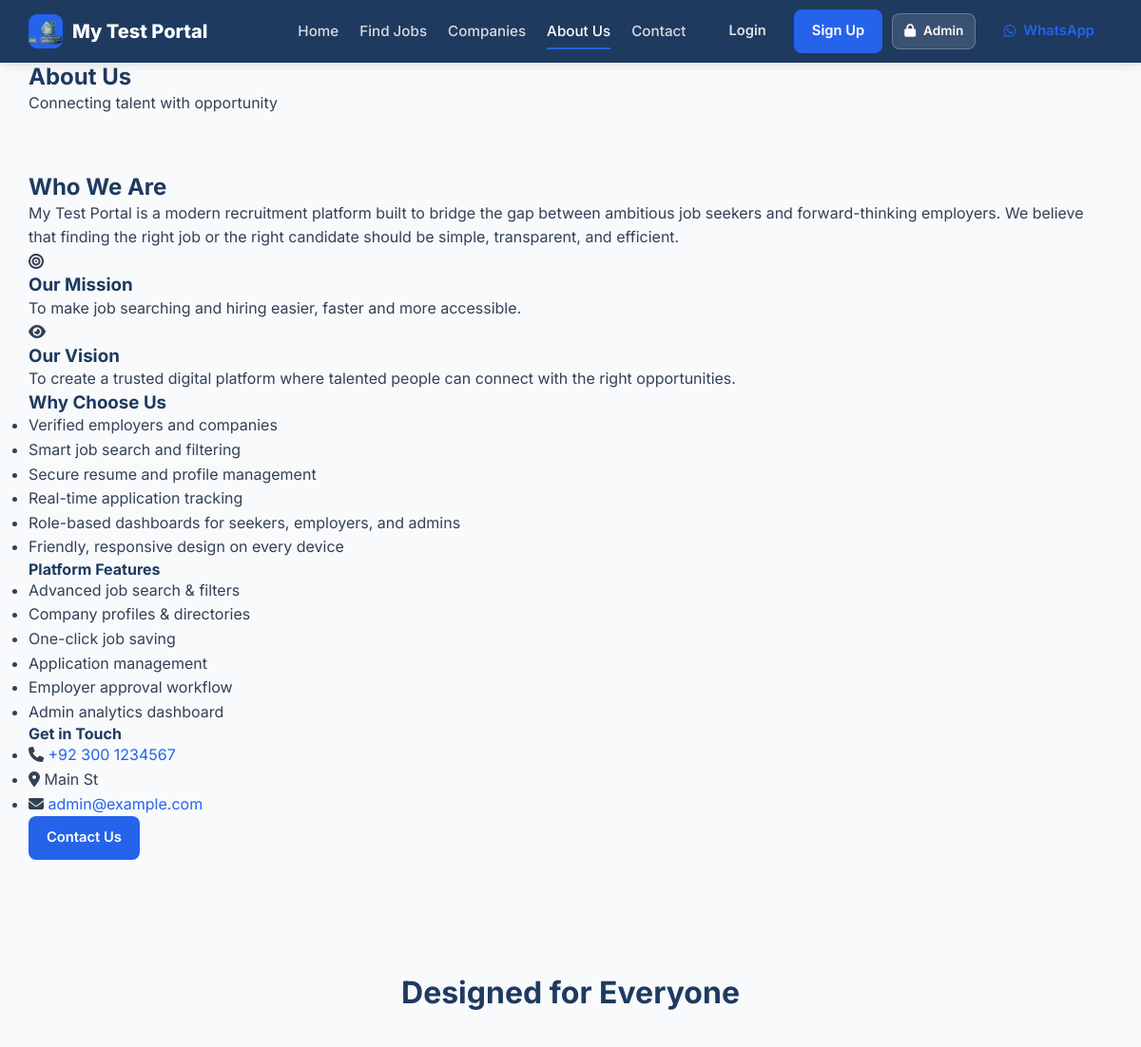
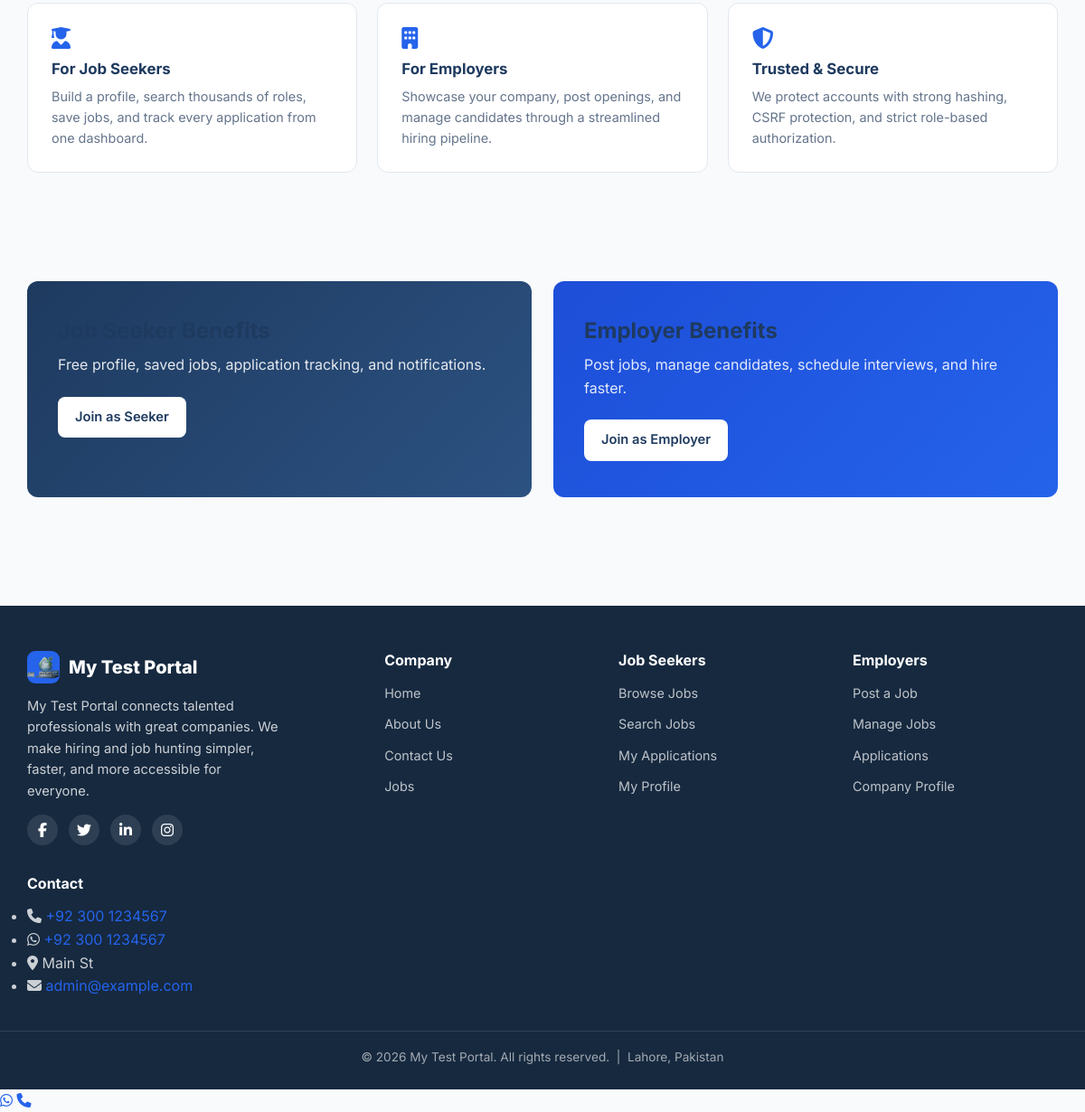
/about, run on the app's committed database (2 pictures, top to bottom).
### app/models/site_setting.py (models this page shows, shortened)
class SiteSetting(db.Model):
    __tablename__ = "site_settings"
    id = db.Column(db.Integer, primary_key=True)
    key = db.Column(db.String(80), unique=True, nullable=False, index=True)
    value = db.Column(db.Text, nullable=True)
    label = db.Column(db.String(120), nullable=True)
    group = db.Column(db.String(40), nullable=False, default="general")
    @classmethod
    def get_all(cls):
        return {s.key: s.value for s in cls.query.all()}

### app/routes/public/__init__.py (the view)
@bp.route("/about")
def about():
    return render_template("public/about.html", title="About Us")

### app/templates/public/about.html
{% extends "base.html" %}
{% block content %}
<section class="page-header">
    <div class="container">
        <h1>About Us</h1>
        <p>Connecting talent with opportunity</p>
    </div>
</section>
<section class="section">
    <div class="container about-layout">
        <div class="about-main">
            <h2>Who We Are</h2>
            <p>{{ site.SITE_NAME }} is a modern recruitment platform built to bridge the gap between ambitious job seekers and forward-thinking employers. We believe that finding the right job or the right candidate should be simple, transparent, and efficient.</p>
            <div class="mission-vision">
                <div class="mv-card">
                    <span class="mv-icon"><i class="fa-solid fa-bullseye"></i></span>
                    <h3>Our Mission</h3>
                    <p>To make job searching and hiring easier, faster and more accessible.</p>
                </div>
                <div class="mv-card">
                    <span class="mv-icon"><i class="fa-solid fa-eye"></i></span>
                    <h3>Our Vision</h3>
                    <p>To create a trusted digital platform where talented people can connect with the right opportunities.</p>
                </div>
            </div>
            <h3>Why Choose Us</h3>
            <ul class="check-list">
                <li>Verified employers and companies</li>
                <li>Smart job search and filtering</li>
                <li>Secure resume and profile management</li>
                <li>Real-time application tracking</li>
                <li>Role-based dashboards for seekers, employers, and admins</li>
                <li>Friendly, responsive design on every device</li>
            </ul>
        </div>
        <aside class="about-side">
            <div class="side-card">
                <h4>Platform Features</h4>
                <ul class="check-list">
                    <li>Advanced job search & filters</li>
                    <li>Company profiles & directories</li>
                    <li>One-click job saving</li>
                    <li>Application management</li>
                    <li>Employer approval workflow</li>
                    <li>Admin analytics dashboard</li>
                </ul>
            </div>
            <div class="side-card contact-snippet">
                <h4>Get in Touch</h4>
                <ul class="overview-list">
                    <li><i class="fa-solid fa-phone"></i> <a href="{{ site.SITE_PHONE_HREF }}">{{ site.SITE_PHONE_DISPLAY }}</a></li>
                    <li><i class="fa-solid fa-location-dot"></i> <span>{{ site.SITE_ADDRESS }}</span></li>
                    <li><i class="fa-solid fa-envelope"></i> <a href="mailto:{{ site.SITE_EMAIL }}">{{ site.SITE_EMAIL }}</a></li>
                </ul>
                <a href="{{ url_for('public.contact') }}" class="btn btn-primary btn-block">Contact Us</a>
            </div>
        </aside>
    </div>
</section>
<section class="section section-alt">
    <div class="container">
        <div class="section-head"><h2>Designed for Everyone</h2></div>
        <div class="feature-grid">
            <div class="feature-card">
                <i class="fa-solid fa-user-graduate"></i>
                <h4>For Job Seekers</h4>
                <p>Build a profile, search thousands of roles, save jobs, and track every application from one dashboard.</p>
            </div>
            <div class="feature-card">
                <i class="fa-solid fa-building"></i>
                <h4>For Employers</h4>
                <p>Showcase your company, post openings, and manage candidates through a streamlined hiring pipeline.</p>
            </div>
            <div class="feature-card">
                <i class="fa-solid fa-shield-halved"></i>
                <h4>Trusted & Secure</h4>
                <p>We protect accounts with strong hashing, CSRF protection, and strict role-based authorization.</p>
            </div>
        </div>
    </div>
</section>
<section class="section">
    <div class="container cta-grid">
        <div class="cta-card cta-seeker"><h3>Job Seeker Benefits</h3><p>Free profile, saved jobs, application tracking, and notifications.</p><a href="{{ url_for('auth.register') }}" class="btn btn-light">Join as Seeker</a></div>
        <div class="cta-card cta-employer"><h3>Employer Benefits</h3><p>Post jobs, manage candidates, schedule interviews, and hire faster.</p><a href="{{ url_for('auth.register') }}" class="btn btn-light">Join as Employer</a></div>
    </div>
</section>
{% endblock %}

### app/templates/partials/navbar.html (shortened to what this page needs)
<nav class="navbar">
    <div class="container navbar-inner">
        <a href="{{ url_for('public.index') }}" class="brand">
            <span class="brand-logo"><img src="{{ url_for('static', filename='images/logo.webp') }}" alt="{{ site.SITE_NAME }} logo" class="brand-logo-img"></span>
            <span class="brand-name">{{ site.SITE_NAME }}</span>
        </a>
        <div class="nav-menu" id="navMenu">
            <ul class="nav-links">
                <li><a href="{{ url_for('public.index') }}" class="{% if request.endpoint == 'public.index' %}active{% endif %}">Home</a></li>
                <li><a href="{{ url_for('public.jobs') }}" class="{% if request.endpoint == 'public.jobs' %}active{% endif %}">Find Jobs</a></li>
                <li><a href="{{ url_for('public.companies') }}" class="{% if request.endpoint == 'public.companies' %}active{% endif %}">Companies</a></li>
                <li><a href="{{ url_for('public.about') }}" class="{% if request.endpoint == 'public.about' %}active{% endif %}">About Us</a></li>
                <li><a href="{{ url_for('public.contact') }}" class="{% if request.endpoint == 'public.contact' %}active{% endif %}">Contact</a></li>
            </ul>
            <div class="nav-auth">
                {% if current_user.is_authenticated %}
                    {% set dash = url_for('seeker.dashboard') %}
                    {% if current_user.is_admin %}{% set dash = url_for('admin.dashboard') %}{% endif %}
                    {% if current_user.is_employer %}{% set dash = url_for('employer.dashboard') %}{% endif %}
                    <a href="{{ dash }}" class="btn btn-ghost">Dashboard</a>
                    {% if current_user.is_jobseeker %}
                        <a href="{{ url_for('seeker.profile') }}" class="btn btn-ghost">Profile</a>
                    {% elif current_user.is_employer %}
                        <a href="{{ url_for('employer.company_profile') }}" class="btn btn-ghost">Company</a>
                    {% else %}
                        <a href="{{ url_for('admin.dashboard') }}" class="btn btn-ghost">Admin</a>
                    {% endif %}
                    <a href="{{ url_for('auth.logout') }}" class="btn btn-outline">Logout</a>
                {% else %}
                    <a href="{{ url_for('auth.login') }}" class="btn btn-ghost">Login</a>
                    <a href="{{ url_for('auth.register') }}" class="btn btn-primary">Sign Up</a>
                    <a href="{{ url_for('auth.login') }}" class="btn btn-admin-login" title="Admin Login"><i class="fa-solid fa-lock"></i> Admin</a>
                {% endif %}
                <a href="{{ site.SITE_WHATSAPP_HREF }}?text={{ site.SITE_WHATSAPP_MESSAGE|urlencode }}" target="_blank" rel="noopener" class="btn btn-whatsapp" title="Chat on WhatsApp">
                    <i class="fa-brands fa-whatsapp"></i> WhatsApp
                </a>
            </div>
        </div>
    </div>
</nav>

### app/templates/partials/footer.html
<footer class="footer">
    <div class="container footer-grid">
        <div class="footer-col footer-brand">
            <div class="brand">
                <span class="brand-logo"><img src="{{ url_for('static', filename='images/logo.webp') }}" alt="{{ site.SITE_NAME }} logo" class="brand-logo-img"></span>
                <span class="brand-name">{{ site.SITE_NAME }}</span>
            </div>
            <p class="footer-about">{{ site.SITE_NAME }} connects talented professionals with great companies. We make hiring and job hunting simpler, faster, and more accessible for everyone.</p>
            <div class="footer-social">
                <a href="{{ site.SITE_FACEBOOK_URL }}" aria-label="Facebook" target="_blank" rel="noopener"><i class="fa-brands fa-facebook-f"></i></a>
                <a href="{{ site.SITE_TWITTER_URL }}" aria-label="Twitter" target="_blank" rel="noopener"><i class="fa-brands fa-twitter"></i></a>
                <a href="{{ site.SITE_LINKEDIN_URL }}" aria-label="LinkedIn" target="_blank" rel="noopener"><i class="fa-brands fa-linkedin-in"></i></a>
                <a href="{{ site.SITE_INSTAGRAM_URL }}" aria-label="Instagram" target="_blank" rel="noopener"><i class="fa-brands fa-instagram"></i></a>
            </div>
        </div>
        <div class="footer-col">
            <h4>Company</h4>
            <ul class="footer-links">
                <li><a href="{{ url_for('public.index') }}">Home</a></li>
                <li><a href="{{ url_for('public.about') }}">About Us</a></li>
                <li><a href="{{ url_for('public.contact') }}">Contact Us</a></li>
                <li><a href="{{ url_for('public.jobs') }}">Jobs</a></li>
            </ul>
        </div>
        <div class="footer-col">
            <h4>Job Seekers</h4>
            <ul class="footer-links">
                <li><a href="{{ url_for('public.jobs') }}">Browse Jobs</a></li>
                <li><a href="{{ url_for('public.jobs') }}">Search Jobs</a></li>
                {% if current_user.is_authenticated and current_user.is_jobseeker %}
                    <li><a href="{{ url_for('seeker.applications') }}">My Applications</a></li>
                    <li><a href="{{ url_for('seeker.profile') }}">My Profile</a></li>
                {% else %}
                    <li><a href="{{ url_for('auth.register') }}">My Applications</a></li>
                    <li><a href="{{ url_for('auth.register') }}">My Profile</a></li>
                {% endif %}
            </ul>
        </div>
        <div class="footer-col">
            <h4>Employers</h4>
            <ul class="footer-links">
                {% if current_user.is_authenticated and current_user.is_employer %}
                    <li><a href="{{ url_for('employer.jobs') }}">Post a Job</a></li>
                    <li><a href="{{ url_for('employer.jobs') }}">Manage Jobs</a></li>
                    <li><a href="{{ url_for('employer.applications') }}">Applications</a></li>
                    <li><a href="{{ url_for('employer.company_profile') }}">Company Profile</a></li>
                {% else %}
                    <li><a href="{{ url_for('auth.register') }}">Post a Job</a></li>
                    <li><a href="{{ url_for('auth.register') }}">Manage Jobs</a></li>
                    <li><a href="{{ url_for('auth.register') }}">Applications</a></li>
                    <li><a href="{{ url_for('auth.register') }}">Company Profile</a></li>
                {% endif %}
            </ul>
        </div>
        <div class="footer-col">
            <h4>Contact</h4>
            <ul class="footer-contact">
                <li><i class="fa-solid fa-phone"></i> <a href="{{ site.SITE_PHONE_HREF }}">{{ site.SITE_PHONE_DISPLAY }}</a></li>
                <li><i class="fa-brands fa-whatsapp"></i> <a href="{{ site.SITE_WHATSAPP_HREF }}">{{ site.SITE_WHATSAPP_NUMBER }}</a></li>
                <li><i class="fa-solid fa-location-dot"></i> {{ site.SITE_ADDRESS }}</li>
                <li><i class="fa-solid fa-envelope"></i> <a href="mailto:{{ site.SITE_EMAIL }}">{{ site.SITE_EMAIL }}</a></li>
            </ul>
        </div>
    </div>
    <div class="footer-bottom">
        <div class="container">
            <p>&copy; {{ current_year }} {{ site.SITE_NAME }}. All rights reserved. &nbsp;|&nbsp; {{ site.SITE_CITY }}, {{ site.SITE_COUNTRY }}</p>
        </div>
    </div>
</footer>

### data on the page
SiteSetting: SITE_NAME "My Test Portal"
SiteSetting: SITE_PHONE_DISPLAY "+92 300 1234567"
SiteSetting: SITE_ADDRESS "Main St"
SiteSetting: SITE_EMAIL "admin@example.com"
SiteSetting: SITE_WHATSAPP_NUMBER "+92 300 1234567"
SiteSetting: SITE_CITY "Lahore"
SiteSetting: SITE_COUNTRY "Pakistan"

### other printed values
{{ current_year }} "2026"
